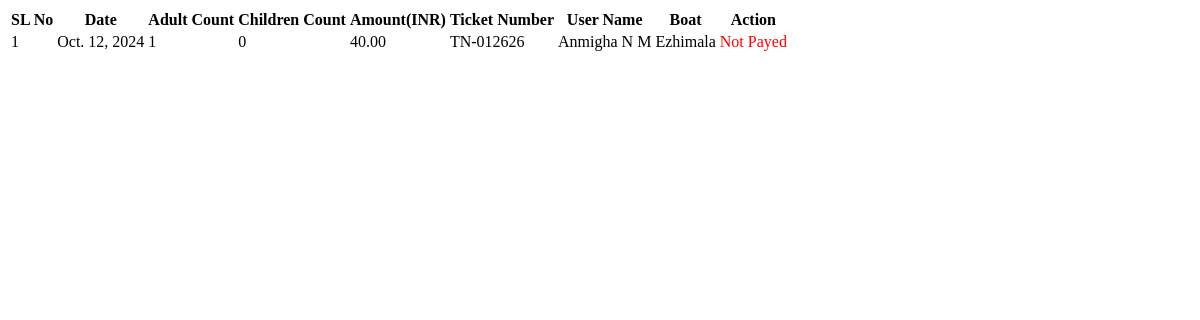
Page /WebAdmin/ajaxreport/ on the earlier database version.
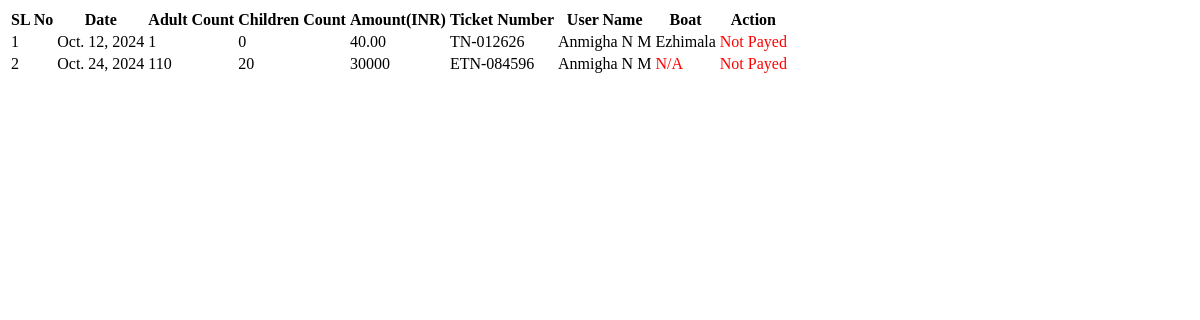
Same page on the later database version.
### User/models.py (models this page shows, shortened)
class tbl_ticketbooking(models.Model):
    date = models.DateField()
    ticket_number = models.CharField(max_length=20, unique=True, blank=True, null=True)
    adults_count = models.CharField(max_length=20)
    childrens_count = models.CharField(max_length=20)
    book_amount = models.DecimalField(max_digits=10, decimal_places=2)  # Use DecimalField for monetary values
    service = models.ForeignKey(tbl_services, on_delete=models.CASCADE, default=1)
    user = models.ForeignKey(settings.AUTH_USER_MODEL, on_delete=models.CASCADE)
    payment = models.IntegerField(default=0)  # False for pending, True for completed
    payment_id = models.CharField(max_length=100, blank=True, null=True)  # Store payment ID if available
    refund_amount = models.DecimalField(max_digits=10, decimal_places=2, null=True, blank=True)

class tbl_eventbooking(models.Model):
    event_date = models.DateField()
    event_startpoint = models.ForeignKey(tbl_place, on_delete=models.CASCADE, related_name='event_startpoints')
    event_endpoint = models.ForeignKey(tbl_place, on_delete=models.CASCADE, related_name='event_endpoints')
    event_starttime = models.TimeField(default=time(0, 0))  # Default to 00:00:00
    duration = models.DurationField(null=True, blank=True)  # Store duration as a time period
    event_number = models.CharField(max_length=20, unique=True, blank=True, null=True)
    adult_count = models.CharField(max_length=20)
    children_count = models.CharField(max_length=20)
    boat_deck = models.CharField(max_length=50,default='1')
    event_type = models.ForeignKey(tbl_eventtype, on_delete=models.CASCADE)
    user = models.ForeignKey(settings.AUTH_USER_MODEL, on_delete=models.CASCADE)
    assign = models.ForeignKey(tbl_boat, on_delete=models.CASCADE, null=True)
    status = models.IntegerField(default=0)
    payment_id = models.CharField(max_length=100, blank=True, null=True)  # Store payment ID if available
    refund_amount = models.DecimalField(max_digits=10, decimal_places=2, null=True, blank=True)

### Guest/models.py (models this page shows, shortened)
class CustomDetails(AbstractUser):
    ROLE_CHOICES = [
        ('admin', 'Admin'),
        ('stationmaster', 'Station Master'),
        ('user', 'User'),
    ]
    role = models.CharField(max_length=20, choices=ROLE_CHOICES, default='user')

### StationMaster/models.py (models this page shows)
class tbl_services(models.Model):
    assignboat_boat = models.ForeignKey(tbl_boat, on_delete=models.CASCADE, default=1)  # Assuming 1 is a valid tbl_boat ID
    services_startpoint = models.ForeignKey(tbl_place, on_delete=models.CASCADE, related_name='services_startpoints')
    services_endpoint = models.ForeignKey(tbl_place, on_delete=models.CASCADE, related_name='services_endpoints')
    assignboat_starttime = models.TimeField(default=time(0, 0))  # Default to 00:00:00
    duration = models.DurationField(null=True, blank=True)  # Store duration as a time period
    rate = models.FloatField(default=0.0)
    status = models.IntegerField(default=1)

### WebAdmin/models.py (models this page shows, shortened)
class tbl_boat(models.Model):
    STATUS_CHOICES = [
        (1, 'Active'),
        (0, 'Inactive'),
    ]
    boat_name = models.CharField(max_length=20)
    boat_service = models.CharField(max_length=50,default='1')
    boat_deck = models.CharField(max_length=50,default='Single Deck')
    boat_capacity = models.IntegerField()
    boat_entrydate = models.DateField()
    status = models.IntegerField(choices=STATUS_CHOICES, default=1)

class tbl_eventtype(models.Model):
    STATUS_CHOICES = [
        (1, 'Active'),
        (0, 'Inactive'),
    ]
    event_type = models.CharField(max_length=20)
    event_rate=models.IntegerField()
    event_details=models.CharField(max_length=5000)
    status = models.IntegerField(choices=STATUS_CHOICES, default=1)

### WebAdmin/views.py (the view, shortened to what this page needs)
# urls.py: path('ajaxreport/',views.ajaxreport,name="AjaxReport"),
def ajaxreport(request):
    fdate = request.GET.get("fdate", "")
    tdate = request.GET.get("tdate", "")
    status = request.GET.get("status", "")
    ticket_type = request.GET.get("ticketType", "")
    booking = tbl_ticketbooking.objects.none()
    eventbooking = tbl_eventbooking.objects.none()
    combined_list = []
    counter = 1
    if ticket_type == "1":  # Public Transport Boat Services (ticket booking)
        booking = tbl_ticketbooking.objects.all()
        if fdate:
            booking = booking.filter(date__gte=fdate)
        if tdate:
            booking = booking.filter(date__lte=tdate)
        if status:
            booking = booking.filter(payment=status)
    else:  # Show both ticket and event bookings (All)
        booking = tbl_ticketbooking.objects.all()
        eventbooking = tbl_eventbooking.objects.all()
        if fdate:
            booking = booking.filter(date__gte=fdate)
            eventbooking = eventbooking.filter(event_date__gte=fdate)
        if tdate:
            booking = booking.filter(date__lte=tdate)
            eventbooking = eventbooking.filter(event_date__lte=tdate)
        if status:
            booking = booking.filter(payment=status)
            eventbooking = eventbooking.filter(status=status)
    for item in booking:
        combined_list.append({
            'type': 'booking',
            'data': item,
            'counter': counter
        })
        counter += 1
    for item in eventbooking:
        combined_list.append({
            'type': 'eventbooking',
            'data': item,
            'counter': counter
        })
        counter += 1
    return render(request, "WebAdmin/AjaxReport.html", {"combined_list": combined_list})

### WebAdmin/Templates/WebAdmin/AjaxReport.html
<div class="container">
    <div id="result" class="result-table">
        <table class="table">
            <tr>
                <th>SL No</th>
                <th>Date</th>
                <th>Adult Count</th>
                <th>Children Count</th>
                <th>Amount(INR)</th>
                <th>Ticket Number</th>
                <th>User Name</th>
                <th>Boat</th>
                <th>Action</th>
            </tr>
            {% for item in combined_list %}
            <tr>
                <td>{{ item.counter }}</td>
                {% if item.type == 'booking' %}
                <td>{{ item.data.date }}</td>
                <td>{{ item.data.adults_count }}</td>
                <td>{{ item.data.childrens_count }}</td>
                <td>{{ item.data.book_amount }}</td>
                <td>{{ item.data.ticket_number }}</td>
                <td>{{ item.data.user.first_name }} {{ item.data.user.last_name }}</td>
                <td>
                    {% if item.data.service %}
                    {{ item.data.service.assignboat_boat.boat_name }}
                    {% else %}
                    <span style="color: red;">N/A</span>
                    {% endif %}
                </td>
                <td>
                    {% if item.data.payment == 0 %}
                    <span style="color: red;">Not Payed</span>
                    {% elif item.data.payment == 1 %}
                    <span style="color: green;">Payed</span>
                    {% elif item.data.payment == 2 %}
                    <span style="color: green;">Canceled & Not Refunded</span>
                    {% elif item.data.payment == 3 %}
                    <span style="color: red;">Canceled</span>
                    {% elif item.data.payment == 4 %}
                    <span style="color: red;">Refunded</span>
                    {% else %}
                    Error
                    {% endif %}
                </td>
                {% elif item.type == 'eventbooking' %}
                <td>{{ item.data.event_date }}</td>
                <td>{{ item.data.adult_count }}</td>
                <td>{{ item.data.children_count }}</td>
                <td>
                    {% if item.data.status == 0 %}
                        {{ item.data.event_type.event_rate }}
                    {% elif item.data.status == 1 %}
                        {{ item.data.event_type.event_rate }}
                    {% elif item.data.status == 2 %}
                        {{ item.data.event_type.event_rate }}
                    {% elif item.data.status == 3 %}
                        {{ item.data.event_type.event_rate }}
                    {% elif item.data.status == 4 %}
                        {{ item.data.refund_amount }}
                    {% else %}
                    None
                    {% endif %}
                </td>
                <td>{{ item.data.event_number }}</td>
                <td>{{ item.data.user.first_name }} {{ item.data.user.last_name }}</td>
                <td>
                    {% if item.data.assign %}
                    {{ item.data.assign.boat_name }}
                    {% else %}
                    <span style="color: red;">N/A</span>
                    {% endif %}
                </td>
                <td>
                    {% if item.data.status == 0 %}
                    <span style="color: red;">Not Payed</span>
                    {% elif item.data.status == 1 %}
                    <span style="color: green;">Payed</span>
                    {% elif item.data.status == 2 %}
                    <span style="color: green;">Canceled & Not Refunded</span>
                    {% elif item.data.status == 3 %}
                    <span style="color: red;">Cancelled</span>
                    {% elif item.data.status == 4 %}
                    <span style="color: red;">Refunded</span>
                    {% else %}
                    Error
                    {% endif %}
                </td>
                {% endif %}
            </tr>
            {% endfor %}
        </table>
    </div>
</div>

Differences in the rows shown:
added tbl_eventbooking: counter "2", data.event_date "Oct. 24, 2024", data.adult_count "110", data.children_count "20", data.event_type.event_rate "30000", data.event_number "ETN-084596", data.user.first_name "Anmigha", data.user.last_name "N M", shows "N/A", status "Not Payed"
